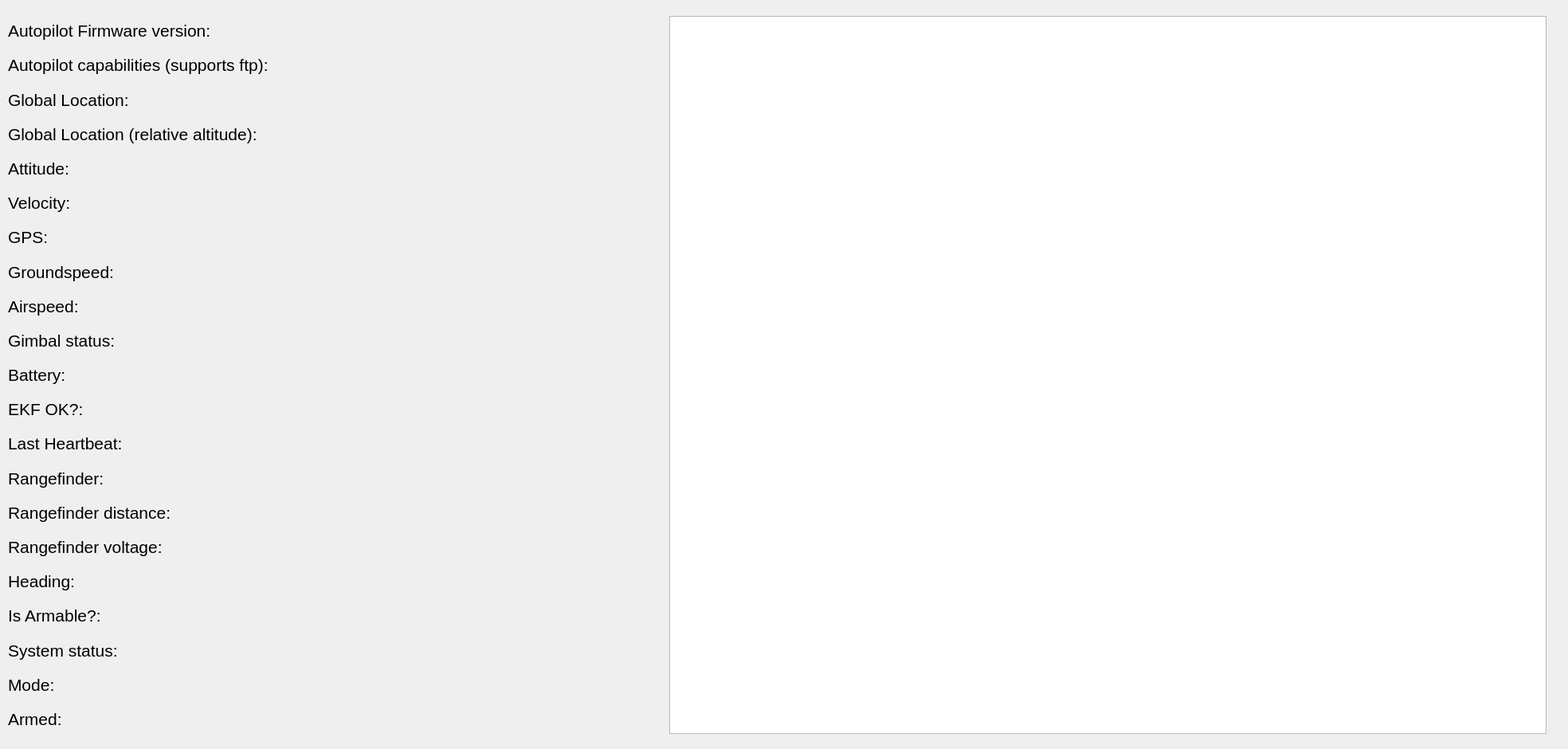
<?xml version="1.0" encoding="UTF-8"?>
<ui version="4.0">
 <class>MainWindow</class>
 <widget class="QMainWindow" name="MainWindow">
  <property name="geometry">
   <rect>
    <x>0</x>
    <y>0</y>
    <width>1968</width>
    <height>940</height>
   </rect>
  </property>
  <property name="windowTitle">
   <string>MainWindow</string>
  </property>
  <property name="styleSheet">
   <string notr="true"/>
  </property>
  <widget class="QWidget" name="centralwidget">
   <widget class="QWidget" name="verticalLayoutWidget">
    <property name="geometry">
     <rect>
      <x>10</x>
      <y>20</y>
      <width>811</width>
      <height>901</height>
     </rect>
    </property>
    <layout class="QVBoxLayout" name="verticalLayout">
     <item>
      <widget class="QLabel" name="firmware">
       <property name="font">
        <font>
         <pointsize>16</pointsize>
        </font>
       </property>
       <property name="text">
        <string>Autopilot Firmware version:</string>
       </property>
      </widget>
     </item>
     <item>
      <widget class="QLabel" name="ftpdestegi">
       <property name="font">
        <font>
         <pointsize>16</pointsize>
        </font>
       </property>
       <property name="text">
        <string>Autopilot capabilities (supports ftp):</string>
       </property>
      </widget>
     </item>
     <item>
      <widget class="QLabel" name="globalloc">
       <property name="font">
        <font>
         <pointsize>16</pointsize>
        </font>
       </property>
       <property name="text">
        <string>Global Location:</string>
       </property>
      </widget>
     </item>
     <item>
      <widget class="QLabel" name="globalloc_2">
       <property name="font">
        <font>
         <pointsize>16</pointsize>
        </font>
       </property>
       <property name="text">
        <string>Global Location (relative altitude):</string>
       </property>
      </widget>
     </item>
     <item>
      <widget class="QLabel" name="Attitude">
       <property name="font">
        <font>
         <pointsize>16</pointsize>
        </font>
       </property>
       <property name="text">
        <string>Attitude:</string>
       </property>
      </widget>
     </item>
     <item>
      <widget class="QLabel" name="Velocity">
       <property name="font">
        <font>
         <pointsize>16</pointsize>
        </font>
       </property>
       <property name="text">
        <string>Velocity:</string>
       </property>
      </widget>
     </item>
     <item>
      <widget class="QLabel" name="GPS">
       <property name="font">
        <font>
         <pointsize>16</pointsize>
        </font>
       </property>
       <property name="text">
        <string>GPS:</string>
       </property>
      </widget>
     </item>
     <item>
      <widget class="QLabel" name="Groundspeed">
       <property name="font">
        <font>
         <pointsize>16</pointsize>
        </font>
       </property>
       <property name="text">
        <string>Groundspeed:</string>
       </property>
      </widget>
     </item>
     <item>
      <widget class="QLabel" name="Airspeed">
       <property name="font">
        <font>
         <pointsize>16</pointsize>
        </font>
       </property>
       <property name="text">
        <string>Airspeed:</string>
       </property>
      </widget>
     </item>
     <item>
      <widget class="QLabel" name="Gimbal">
       <property name="font">
        <font>
         <pointsize>16</pointsize>
        </font>
       </property>
       <property name="text">
        <string>Gimbal status:</string>
       </property>
      </widget>
     </item>
     <item>
      <widget class="QLabel" name="Battery">
       <property name="font">
        <font>
         <pointsize>16</pointsize>
        </font>
       </property>
       <property name="text">
        <string>Battery:</string>
       </property>
      </widget>
     </item>
     <item>
      <widget class="QLabel" name="EKF">
       <property name="font">
        <font>
         <pointsize>16</pointsize>
        </font>
       </property>
       <property name="text">
        <string>EKF OK?:</string>
       </property>
      </widget>
     </item>
     <item>
      <widget class="QLabel" name="Heartbeat">
       <property name="font">
        <font>
         <pointsize>16</pointsize>
        </font>
       </property>
       <property name="text">
        <string>Last Heartbeat:</string>
       </property>
      </widget>
     </item>
     <item>
      <widget class="QLabel" name="Rangefinder">
       <property name="font">
        <font>
         <pointsize>16</pointsize>
        </font>
       </property>
       <property name="text">
        <string>Rangefinder:</string>
       </property>
      </widget>
     </item>
     <item>
      <widget class="QLabel" name="Rangefinder_Distance">
       <property name="font">
        <font>
         <pointsize>16</pointsize>
        </font>
       </property>
       <property name="text">
        <string>Rangefinder distance:</string>
       </property>
      </widget>
     </item>
     <item>
      <widget class="QLabel" name="Rangefinder_voltage">
       <property name="font">
        <font>
         <pointsize>16</pointsize>
        </font>
       </property>
       <property name="text">
        <string>Rangefinder voltage:</string>
       </property>
      </widget>
     </item>
     <item>
      <widget class="QLabel" name="Heading">
       <property name="font">
        <font>
         <pointsize>16</pointsize>
        </font>
       </property>
       <property name="text">
        <string>Heading:</string>
       </property>
      </widget>
     </item>
     <item>
      <widget class="QLabel" name="Armable">
       <property name="font">
        <font>
         <pointsize>16</pointsize>
        </font>
       </property>
       <property name="text">
        <string>Is Armable?:</string>
       </property>
      </widget>
     </item>
     <item>
      <widget class="QLabel" name="status">
       <property name="font">
        <font>
         <pointsize>16</pointsize>
        </font>
       </property>
       <property name="text">
        <string>System status:</string>
       </property>
      </widget>
     </item>
     <item>
      <widget class="QLabel" name="Mode">
       <property name="font">
        <font>
         <pointsize>16</pointsize>
        </font>
       </property>
       <property name="text">
        <string>Mode:</string>
       </property>
      </widget>
     </item>
     <item>
      <widget class="QLabel" name="Armed">
       <property name="font">
        <font>
         <pointsize>16</pointsize>
        </font>
       </property>
       <property name="text">
        <string>Armed:</string>
       </property>
      </widget>
     </item>
    </layout>
   </widget>
   <widget class="QListWidget" name="listWidget">
    <property name="geometry">
     <rect>
      <x>840</x>
      <y>20</y>
      <width>1101</width>
      <height>901</height>
     </rect>
    </property>
   </widget>
  </widget>
  <action name="actionT_rk_e">
   <property name="text">
    <string>Türkçe</string>
   </property>
  </action>
  <action name="action_ngilizce">
   <property name="text">
    <string>İngilizce</string>
   </property>
  </action>
  <action name="actionAlmanca">
   <property name="text">
    <string>Almanca</string>
   </property>
  </action>
 </widget>
 <resources/>
 <connections/>
</ui>
